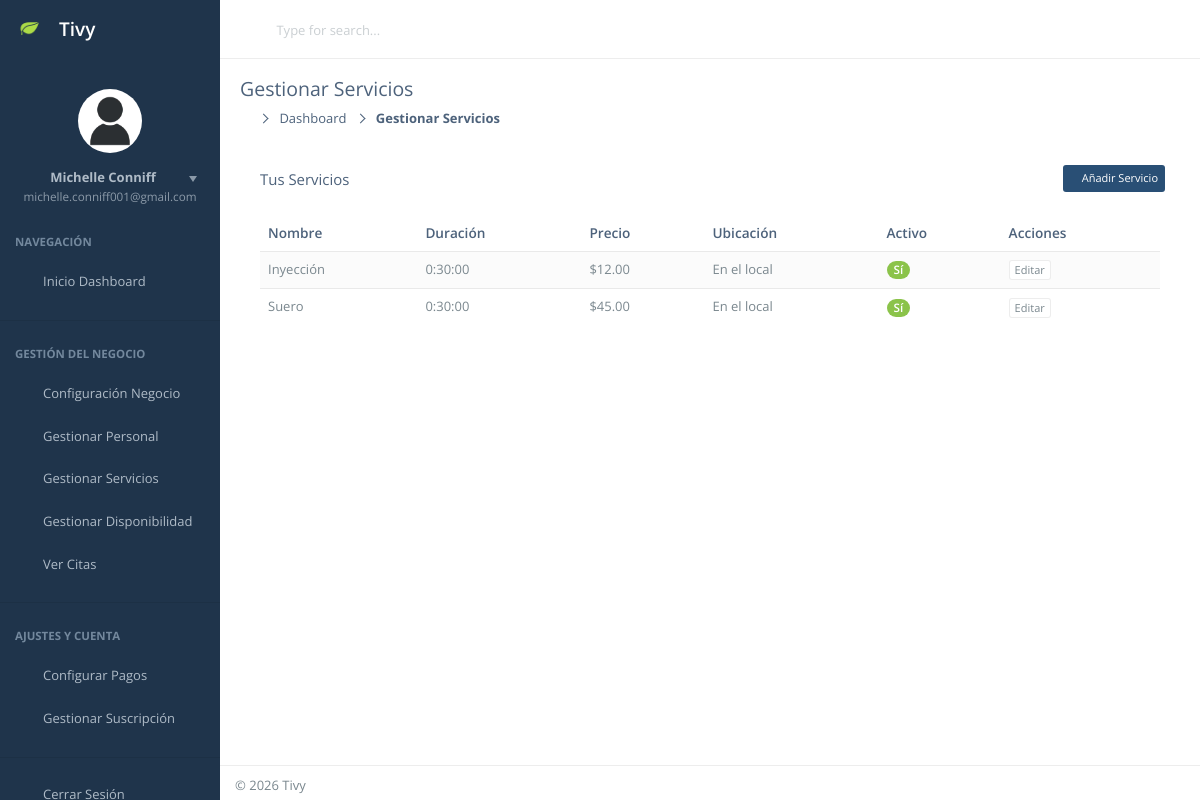
The app's page /dashboard/servicios/ (signed in) with its own data.
### CoreApps/catalog/models.py (models this page shows, shortened)
class Service(models.Model):
    class LocationType(models.TextChoices):
        LOCAL_ONLY = 'LOCAL', 'En el local'
        DELIVERY_ONLY = 'DOMICILIO', 'A domicilio'
        BOTH = 'AMBOS', 'Ambos (a elegir por el cliente)'
    business = models.ForeignKey(Business, on_delete=models.CASCADE, related_name='services')
    name = models.CharField(max_length=150)
    description = models.TextField(blank=True)
    duration = models.DurationField(help_text="Duración del servicio. Formato: HH:MM:SS.")
    price = models.DecimalField(max_digits=10, decimal_places=2)
    location_type = models.CharField(
        max_length=10,
        choices=LocationType.choices,
        default=LocationType.LOCAL_ONLY,
        help_text="Define dónde se puede realizar este servicio específico."
    )
    assignees = models.ManyToManyField(
        StaffMember,
        related_name='services_offered',
        blank=True,
        help_text="Personal asignado para realizar este servicio."
    )
    photo = models.ImageField(
        upload_to='services/photos/',
        null=True,
        blank=True,
        help_text="Imagen representativa del servicio (opcional)."
    )
    is_active = models.BooleanField(default=True)

### CoreApps/users/models.py (models this page shows, shortened)
class User(AbstractUser):
    email = models.EmailField(unique=True, help_text="El email será el nombre de usuario único.")
    profile_image = models.ImageField(
        upload_to='users/profile_pics/',
        null=True,
        blank=True,
        help_text="Foto de perfil del usuario."
    )
    phone_number = models.CharField(max_length=20, blank=True, help_text="Número de teléfono del usuario.")
    USERNAME_FIELD = 'email'
    REQUIRED_FIELDS = ['username', 'first_name', 'last_name']

### CoreApps/main/views.py (the view)
# urls.py: path('dashboard/servicios/', ServiceListView.as_view(), name='service_list'),
class ServiceListView(LoginRequiredMixin, ListView):
    model = Service
    template_name = 'dashboard/service_list.html'
    context_object_name = 'services'
    def get_queryset(self):
        try:
            business = self.request.user.business_profile
            return Service.objects.filter(business=business).order_by('name')
        except Business.DoesNotExist:
            return Service.objects.none()
    def get_context_data(self, **kwargs):
        context = super().get_context_data(**kwargs)
        try:
             context['business'] = self.request.user.business_profile
        except Business.DoesNotExist:
             context['business'] = None
        return context

### templates/dashboard/service_list.html (shortened to what this page needs)
{% extends 'dashboard/dashboard_base.html' %}
{% load static %}
{% block page_title %}Gestionar Servicios{% endblock %}
{% block breadcrumb %}
    <li><a href="{% url 'dashboard' %}">Dashboard</a></li>
    <li class="active">Gestionar Servicios</li>
{% endblock %}
{% block content %}
    <div class="panel">
        <div class="panel-heading">
            <div class="panel-control">
                <a href="{% url 'service_create' %}" class="btn btn-primary btn-sm">
                    <i class="demo-pli-add"></i> Añadir Servicio
                </a>
            </div>
            <h3 class="panel-title">Tus Servicios</h3>
        </div>
        <div class="panel-body">
            {% if services %}
                <div class="table-responsive table-responsive-cards">
                    <table class="table table-striped">
                        <thead>
                            <tr>
                                <th>Nombre</th>
                                <th>Duración</th>
                                <th>Precio</th>
                                <th>Ubicación</th>
                                <th>Activo</th>
                                <th>Acciones</th>
                            </tr>
                        </thead>
                        <tbody>
                            {% for service in services %}
                            <tr>
                                <td data-label="Nombre">{{ service.name }}</td>
                                <td data-label="Duración">{{ service.duration }}</td>
                                <td data-label="Precio">${{ service.price|floatformat:2 }}</td>
                                <td data-label="Ubicación">{{ service.get_location_type_display }}</td>
                                <td data-label="Activo">
                                    {% if service.is_active %}
                                        <span class="badge badge-success">Sí</span>
                                    {% else %}
                                        <span class="badge badge-danger">No</span>
                                    {% endif %}
                                </td>
                                <td data-label="Acciones">
                                    <a href="{% url 'service_update' pk=service.pk %}" class="btn btn-xs btn-default">Editar</a>
                                </td>
                            </tr>
                            {% endfor %}
                        </tbody>
                    </table>
                </div>
            {% else %}
                <p>Aún no has creado ningún servicio.</p>
                <a href="{% url 'service_create' %}" class="btn btn-primary">Crear tu primer servicio</a>
            {% endif %}
        </div>
    </div>
{% endblock %}

### templates/dashboard/dashboard_base.html (shortened to what this page needs)
{% load static %}
<!DOCTYPE html>
<html lang="es">
<head>
    <link rel="stylesheet" href="{% static 'css-auralis/bootstrap.min.css' %}">
    <link rel="stylesheet" href="{% static 'css-auralis/nifty.min.css' %}">
    <link rel="stylesheet" href="{% static 'css-auralis/demo/nifty-demo-icons.min.css' %}">
    <link rel="stylesheet" href="{% static 'plugins/pace/pace.min.css' %}">
    <link rel="stylesheet" href="{% static 'css-auralis/demo/nifty-demo.min.css' %}">
    <link rel="stylesheet" href="{% static 'css-auralis/themes/type-c/theme-navy.min.css' %}">
</head>
<body>
    <div id="container" class="effect aside-float aside-bright mainnav-lg">
        {% include 'Nifty-template-master/navbar.html' %}
        <div class="boxed">
            <div id="content-container">
                <div id="page-head">
                    <div id="page-title">
                        <h1 class="page-header text-overflow">{% block page_title %}Dashboard{% endblock %}</h1>
                    </div>
                    <ol class="breadcrumb">
                        <li><a href="{% url 'dashboard' %}"><i class="demo-pli-home"></i></a></li>
                        {% block breadcrumb %}{% endblock %}
                    </ol>
                </div>
                <div id="page-content">
                    {% block content %}
                    {% endblock %}
                </div>
            </div>
            {% include 'Nifty-template-master/menu.html' %}
        </div>
        {% include 'Nifty-template-master/footer.html' %}
    </div>
</body>
</html>

### templates/Nifty-template-master/navbar.html (shortened to what this page needs)
{% load static %}
        <header id="navbar">
            <div id="navbar-container" class="boxed">
                <div class="navbar-header">
                    <a href="{%url 'dashboard'%}" class="navbar-brand">
                        <img src="{% static 'img-auralis/logo.png' %}" alt="Nifty Logo" class="brand-icon">
                        <div class="brand-title">
                            <span class="brand-text">Tivy</span>
                        </div>
                    </a>
                </div>
                <div class="navbar-content">
                    <ul class="nav navbar-top-links">
                        <li class="tgl-menu-btn">
                            <a class="mainnav-toggle" href="#">
                                <i class="demo-pli-list-view"></i>
                            </a>
                        </li>
                        <li>
                            <div class="custom-search-form">
                                <form>
                                    <div class="search-container collapse" id="nav-searchbox">
                                        <input id="search-input" type="text" class="form-control" placeholder="Type for search...">
                                    </div>
                                </form>
                            </div>
                        </li>
                    </ul>
                    <ul class="nav navbar-top-links">
                        <li id="dropdown-user" class="dropdown">
                            <a href="#" data-toggle="dropdown" class="dropdown-toggle text-right">
                                <span class="ic-user pull-right">
                                    <i class="demo-pli-male"></i>
                                </span>
                            </a>
                        </li>
                    </ul>
                </div>
            </div>
        </header>

### templates/Nifty-template-master/menu.html (shortened to what this page needs)
{% load static %}
<nav id="mainnav-container">
    <div id="mainnav">
        <div id="mainnav-menu-wrap">
            <div class="nano">
                <div class="nano-content">
                    <div id="mainnav-profile" class="mainnav-profile">
                        <div class="profile-wrap text-center">
                            <div class="pad-btm">
                                {% if user.profile_image %}
                                    <img class="img-circle img-md" src="{{ user.profile_image.url }}" alt="Foto de perfil">
                                {% else %}
                                    <img class="img-circle img-md" src="{% static 'images/user.jpg' %}" alt="Foto de perfil por defecto">
                                {% endif %}
                            </div>
                            <a href="#profile-nav" class="box-block" data-toggle="collapse" aria-expanded="false">
                                <span class="pull-right dropdown-toggle">
                                    <i class="dropdown-caret"></i>
                                </span>
                                <p class="mnp-name">{{ user.get_full_name|default:user.username }}</p>
                                <span class="mnp-desc">{{ user.email }}</span>
                            </a>
                        </div>
                    </div>
                    <ul id="mainnav-menu" class="list-group">
                        <li class="list-header">Navegación</li>
                        <li class="{% if request.resolver_match.url_name == 'dashboard' %}active-link{% endif %}">
                            <a href="{% url 'dashboard' %}">
                                <i class="demo-pli-home"></i>
                                <span class="menu-title">Inicio Dashboard</span>
                            </a>
                        </li>
                        <li class="list-divider"></li>
                        <li class="list-header">Gestión del Negocio</li>
                        <li>
                            <a href="{% url 'business_config' %}">
                                <i class="demo-pli-gear"></i>
                                <span class="menu-title">Configuración Negocio</span>
                            </a>
                        </li>
                        <li>
                            <a href="{% url 'manage_staff' %}">
                                <i class="demo-pli-add-user-star"></i>
                                <span class="menu-title">Gestionar Personal</span>
                            </a>
                        </li>
                         <li>
                            <a href="{% url 'service_list' %}">
                                <i class="demo-pli-folder-with-document"></i>
                                <span class="menu-title">Gestionar Servicios</span>
                            </a>
                        </li>
                         <li>
                            <a href="{% url 'manage_availability' %}">
                                <i class="demo-pli-calendar-4"></i>
                                <span class="menu-title">Gestionar Disponibilidad</span>
                            </a>
                        </li>
                         <li>
                            <a href="{% url 'appointment_calendar' %}">
                                <i class="demo-pli-information"></i>
                                <span class="menu-title">Ver Citas</span>
                            </a>
                        </li>
                        <li class="list-divider"></li>
                        <li class="list-header">Ajustes y Cuenta</li>
                        {% if plan and plan.allow_payments %}
                            <li>
                                <a href="#">
                                    <i class="demo-pli-credit-card-2"></i>
                                    <span class="menu-title">Configurar Pagos</span>
                                </a>
                            </li>
                        {% else %}
                             <li class="disabled">
                                <a href="#" title="Requiere Plan Profesional o superior">
                                     <i class="demo-pli-credit-card-2"></i>
                                    <span class="menu-title">Configurar Pagos</span>
                                </a>
                            </li>
                        {% endif %}
                        <li>
                             <a href="#" class="disabled">
                                <i class="demo-pli-medal-2"></i>
                                <span class="menu-title">Gestionar Suscripción</span>
                            </a>
                        </li>
                        <li class="list-divider"></li>
                        <li>
                            <a href="{% url 'logout' %}">
                                <i class="demo-pli-unlock"></i>
                                <span class="menu-title">Cerrar Sesión</span>
                            </a>
                        </li>
                    </ul>
                </div>
            </div>
        </div>
        </div>
</nav>

### templates/Nifty-template-master/footer.html (shortened to what this page needs)
        <footer id="footer">
            <div class="hide-fixed pull-right pad-rgt">
            </div>
            <p class="pad-lft">&#0169; 2026 Tivy</p>
        </footer>

### records on screen
Service: name "Inyección", duration "0:30:00", price "12.00", location_type "En el local", is_active "Sí"
Service: name "Suero", duration "0:30:00", price "45.00", location_type "En el local", is_active "Sí"
User: get_full_name "Michelle Conniff", email "michelle.conniff001@gmail.com"
